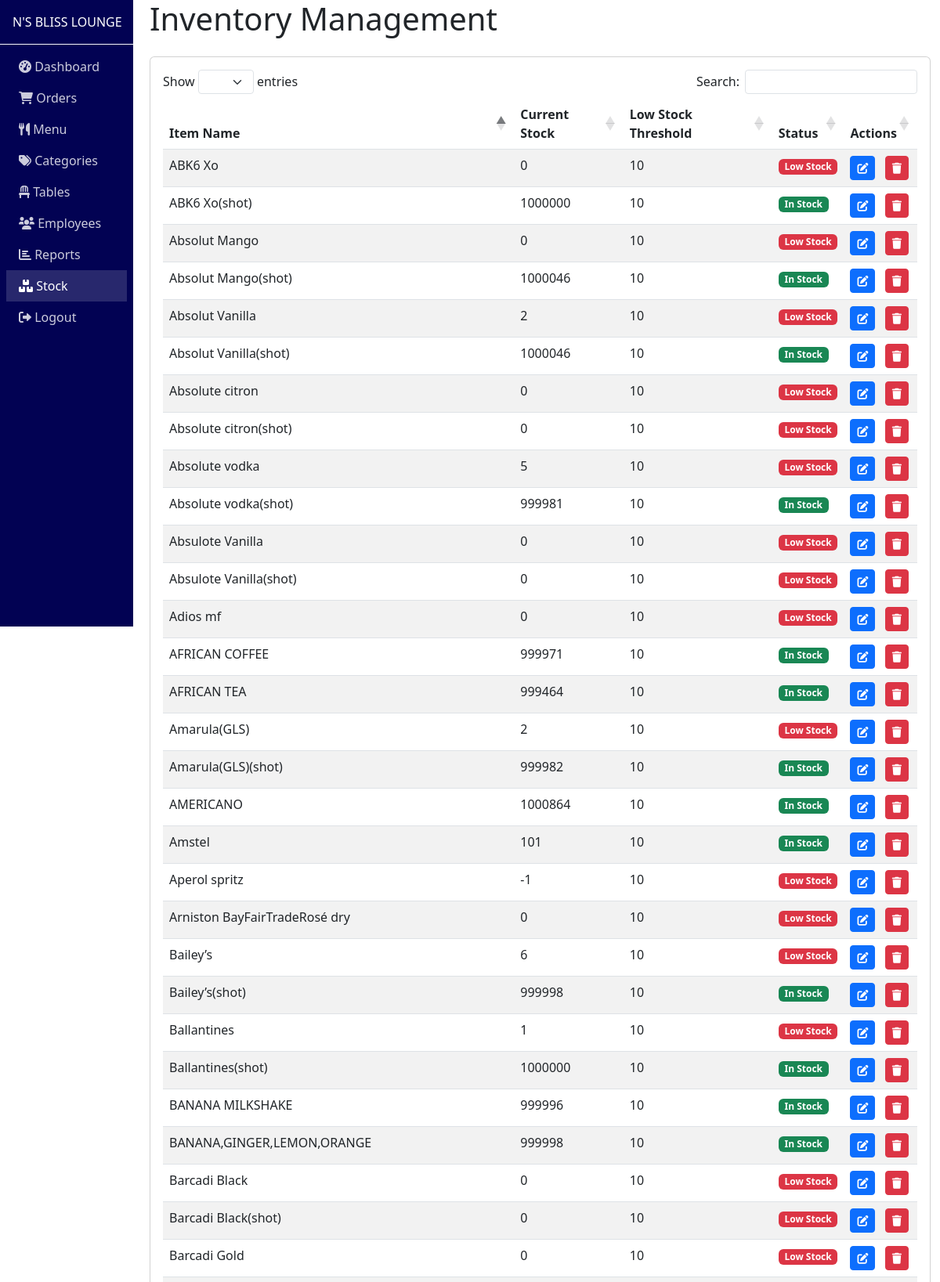
Page /admin/inventory.php (signed in, upper part) on the committed database.
### tables this page shows
CREATE TABLE `drink_stock` (
  `id` int(11) NOT NULL,
  `menu_item_id` int(11) NOT NULL,
  `quantity` int(11) NOT NULL DEFAULT 0,
  `low_stock_threshold` int(11) NOT NULL DEFAULT 5,
  `created_at` timestamp NOT NULL DEFAULT current_timestamp(),
  `updated_at` timestamp NOT NULL DEFAULT current_timestamp() ON UPDATE current_timestamp()
);

CREATE TABLE `menu_items` (
  `id` int(11) NOT NULL,
  `category_id` int(11) NOT NULL,
  `name` varchar(100) NOT NULL,
  `slug` varchar(100) NOT NULL,
  `description` text DEFAULT NULL,
  `price` decimal(10,2) NOT NULL,
  `image_path` varchar(255) DEFAULT NULL,
  `is_drink` tinyint(1) DEFAULT 0,
  `is_active` tinyint(1) DEFAULT 1,
  `created_at` timestamp NOT NULL DEFAULT current_timestamp(),
  `updated_at` timestamp NOT NULL DEFAULT current_timestamp() ON UPDATE current_timestamp()
);

### includes/Database.php (called while the page is built, shortened)
<?php
class Database {
    private static $instance = null;
    private $pdo;
    private function __construct() {
        require_once __DIR__ . '/../config/database.php';
        $this->pdo = $pdo;
    }
    public static function getInstance() {
        if (self::$instance === null) {
            self::$instance = new self();
        }
        return self::$instance;
    }
    public function query($sql, $params = []) {
        $stmt = $this->pdo->prepare($sql);
        $stmt->execute($params);
        return $stmt;
    }
    public function fetchAll($sql, $params = []) {
        return $this->query($sql, $params)->fetchAll();
    }
}
?>

### admin/inventory.php (the view, shortened to what this page needs)
<?php
require_once '../includes/Database.php';
require_once 'header.php';
$db = Database::getInstance();
$drinks = $db->fetchAll("
    SELECT
        mi.id,
        mi.name,
        ds.quantity,
        ds.low_stock_threshold
    FROM menu_items mi
    JOIN drink_stock ds ON mi.id = ds.menu_item_id
    ORDER BY mi.name
");
?>
<div class="container">
    <h1 class="mb-4">Inventory Management</h1>
    <div class="card">
        <div class="card-body">
            <div class="table-responsive">
                <table class="table table-striped" id="inventoryTable">                    <thead>
                        <tr>
                            <th>Item Name</th>
                            <th>Current Stock</th>
                            <th>Low Stock Threshold</th>
                            <th>Status</th>
                            <th>Actions</th>
                        </tr>
                    </thead>
                    <tbody>
                        <?php foreach ($drinks as $drink): ?>
                            <tr>
                                <td><?= htmlspecialchars($drink['name']) ?></td>
                                <td><?= htmlspecialchars($drink['quantity']) ?></td>
                                <td><?= htmlspecialchars($drink['low_stock_threshold']) ?></td>
                                <td>
                                    <?php if ($drink['quantity'] <= $drink['low_stock_threshold']): ?>
                                        <span class="badge bg-danger">Low Stock</span>
                                    <?php else: ?>
                                        <span class="badge bg-success">In Stock</span>
                                    <?php endif; ?>
                                </td>
                                <td>
                                    <button class="btn btn-primary btn-sm update-stock"
                                            data-item-id="<?= $drink['id'] ?>"
                                            data-item-name="<?= htmlspecialchars($drink['name']) ?>"
                                            data-current-stock="<?= $drink['quantity'] ?>"
                                            data-threshold="<?= $drink['low_stock_threshold'] ?>">
                                        <i class="fas fa-edit"></i>
                                    </button>
                                    <button class="btn btn-danger btn-sm delete-stock ms-2"
            data-item-id="<?= $drink['id'] ?>"
            data-item-name="<?= htmlspecialchars($drink['name']) ?>">
        <i class="fas fa-trash"></i>
    </button>
                                </td>
                            </tr>
                        <?php endforeach; ?>
                    </tbody>
                </table>
            </div>
        </div>
    </div>
</div>

### rows in the picture
drink_stock: menu_item.name "ABK6 Xo", quantity "0", low_stock_threshold "10", shows "Low Stock"
drink_stock: menu_item.name "ABK6 Xo(shot)", quantity "1000000", low_stock_threshold "10", shows "In Stock"
drink_stock: menu_item.name "Absolut Mango", quantity "0", low_stock_threshold "10", shows "Low Stock"
drink_stock: menu_item.name "Absolut Mango(shot)", quantity "1000046", low_stock_threshold "10", shows "In Stock"
drink_stock: menu_item.name "Absolut Vanilla", quantity "2", low_stock_threshold "10", shows "Low Stock"
drink_stock: menu_item.name "Absolut Vanilla(shot)", quantity "1000046", low_stock_threshold "10", shows "In Stock"
drink_stock: menu_item.name "Absolute citron", quantity "0", low_stock_threshold "10", shows "Low Stock"
drink_stock: menu_item.name "Absolute citron(shot)", quantity "0", low_stock_threshold "10", shows "Low Stock"
drink_stock: menu_item.name "Absolute vodka", quantity "5", low_stock_threshold "10", shows "Low Stock"
drink_stock: menu_item.name "Absolute vodka(shot)", quantity "999981", low_stock_threshold "10", shows "In Stock"
drink_stock: menu_item.name "Absulote Vanilla", quantity "0", low_stock_threshold "10", shows "Low Stock"
drink_stock: menu_item.name "Absulote Vanilla(shot)", quantity "0", low_stock_threshold "10", shows "Low Stock"
drink_stock: menu_item.name "Adios mf", quantity "0", low_stock_threshold "10", shows "Low Stock"
drink_stock: menu_item.name "AFRICAN COFFEE", quantity "999971", low_stock_threshold "10", shows "In Stock"
drink_stock: menu_item.name "AFRICAN TEA", quantity "999464", low_stock_threshold "10", shows "In Stock"
drink_stock: menu_item.name "Amarula(GLS)", quantity "2", low_stock_threshold "10", shows "Low Stock"
drink_stock: menu_item.name "Amarula(GLS)(shot)", quantity "999982", low_stock_threshold "10", shows "In Stock"
drink_stock: menu_item.name "AMERICANO", quantity "1000864", low_stock_threshold "10", shows "In Stock"
drink_stock: menu_item.name "Amstel", quantity "101", low_stock_threshold "10", shows "In Stock"
drink_stock: menu_item.name "Aperol spritz", quantity "-1", low_stock_threshold "10", shows "Low Stock"
drink_stock: menu_item.name "Arniston BayFairTradeRosé dry", quantity "0", low_stock_threshold "10", shows "Low Stock"
drink_stock: menu_item.name "Bailey’s", quantity "6", low_stock_threshold "10", shows "Low Stock"
drink_stock: menu_item.name "Bailey’s(shot)", quantity "999998", low_stock_threshold "10", shows "In Stock"
drink_stock: menu_item.name "Ballantines", quantity "1", low_stock_threshold "10", shows "Low Stock"
drink_stock: menu_item.name "Ballantines(shot)", quantity "1000000", low_stock_threshold "10", shows "In Stock"
drink_stock: menu_item.name "BANANA MILKSHAKE", quantity "999996", low_stock_threshold "10", shows "In Stock"
drink_stock: menu_item.name "BANANA,GINGER,LEMON,ORANGE", quantity "999998", low_stock_threshold "10", shows "In Stock"
drink_stock: menu_item.name "Barcadi Black", quantity "0", low_stock_threshold "10", shows "Low Stock"
drink_stock: menu_item.name "Barcadi Black(shot)", quantity "0", low_stock_threshold "10", shows "Low Stock"
drink_stock: menu_item.name "Barcadi Gold", quantity "0", low_stock_threshold "10", shows "Low Stock"
